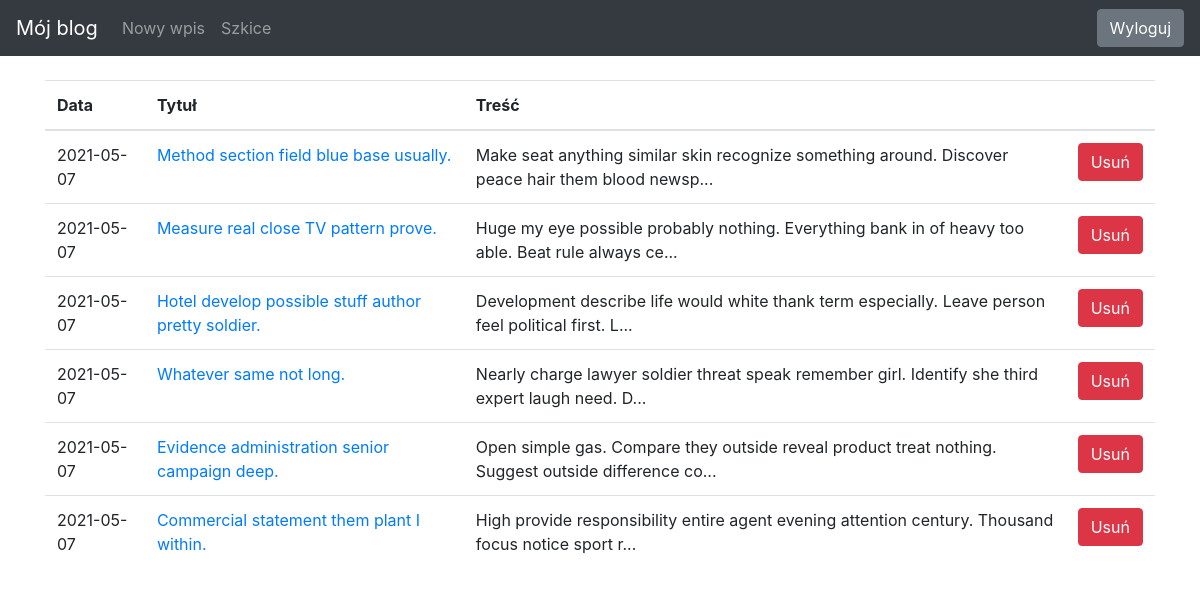
Page /drafts/ (signed in) on the committed database.
### blog/models.py (models this page shows)
class Entry(db.Model):
    id = db.Column(db.Integer, primary_key = True)
    title = db.Column(db.String(80), nullable=False)
    body = db.Column(db.Text, nullable=False)
    pub_date = db.Column(db.DateTime, nullable=False, default=datetime.datetime.utcnow)
    is_published = db.Column(db.Boolean, default=False)

### blog/routes.py (the view)
@app.route("/drafts/", methods=["GET"])
@login_required
def list_drafts():
    drafts = Entry.query.filter_by(is_published=False).order_by(Entry.pub_date.desc())
    return render_template("drafts.html", drafts=drafts)

### blog/routes.py (called while the page is built)
def login_required(view_func):
    @functools.wraps(view_func)
    def check_permissions(*args, **kwargs):
        if session.get('logged_in'):
            return view_func(*args, **kwargs)
        return redirect(url_for('login', next=request.path))
    return check_permissions

### blog/templates/drafts.html
{% extends "base.html" %}
{% block content %}
<table class="table">
   <thead>
     <tr>
       <th scope="col">Data</th>
       <th scope="col">Tytuł</th>
       <th scope="col">Treść</th>
       <th scope="col"></th>
     </tr>
   </thead>
   <tbody>
       {% for post in drafts %}
     <tr>
       <td>
           {{ post.pub_date.strftime('%Y-%m-%d') }}
       </td>
       <td>
           <a href="{{ url_for('edit_entry', entry_id=post.id) }}">
               {{ post.title }}
           </a>
       </td>
       <td>{{ post.body|truncate(100, true) }}</td>
        <form action="/delete/post/{{ post.id }}" method="POST">
         <td>
            <div class="btn-group" role="group" aria-label="Basic mixed styles example">
             <button type="submit" class="btn btn-danger">Usuń</button>
            </div>
         </td>
        </form>
     </tr>
     {% endfor %}
   </tbody>
 </table>
{% endblock %}

### blog/templates/base.html (shortened to what this page needs)
<!doctype html>
<html lang="en">
<head>
 <link rel="stylesheet" href="https://stackpath.bootstrapcdn.com/bootstrap/4.5.0/css/bootstrap.min.css"
>
</head>
<body>
 <nav class="navbar navbar-expand-md navbar-dark bg-dark fixed-top">
   <a class="navbar-brand" href="/">Mój blog</a>
   <div class="collapse navbar-collapse" id="navbarsExampleDefault">
     <ul class="navbar-nav mr-auto">
         <li class="nav-item">
             {% if session.logged_in %}
            <a class="nav-link" href="/new-post/">Nowy wpis</a>
         </li>
         <li>
             <a class="nav-link" href="/drafts/">Szkice</a>
         </li>
             {% endif %}
     </ul>
   </div>
    <div class="collapse navbar-collapse" id="navbarsExampleDefault">
     {% if session.logged_in %}
       <form class="form-inline my-2 my-lg-0" action="{{ url_for('logout') }}" method="POST">
         <button class="btn btn-secondary my-2 my-sm-0" type="submit">Wyloguj</button>
       </form>
     {% else %}
       <a href="{{ url_for('login') }}" class="btn btn-secondary my-2 my-lg-0">Zaloguj</a>
     {% endif %}
    </div>
 </nav>
 <main role="main" class="container">
   {% block content %}
   {% endblock %}
 </main>
</body>
</html>

### blog/templates/base.html (style rules this page uses)
body { padding-top: 5rem; }

### rows in the picture
Entry: pub_date "2021-05-07", title "Method section field blue base usually.", body "Make seat anything similar skin recognize something around. Discover peace hair them blood newsp..."
Entry: pub_date "2021-05-07", title "Measure real close TV pattern prove.", body "Huge my eye possible probably nothing. Everything bank in of heavy too able. Beat rule always ce..."
Entry: pub_date "2021-05-07", title "Hotel develop possible stuff author pretty soldier.", body "Development describe life would white thank term especially. Leave person feel political first. L..."
Entry: pub_date "2021-05-07", title "Whatever same not long.", body "Nearly charge lawyer soldier threat speak remember girl. Identify she third expert laugh need. D..."
Entry: pub_date "2021-05-07", title "Evidence administration senior campaign deep.", body "Open simple gas. Compare they outside reveal product treat nothing. Suggest outside difference co..."
Entry: pub_date "2021-05-07", title "Commercial statement them plant I within.", body "High provide responsibility entire agent evening attention century. Thousand focus notice sport r..."
